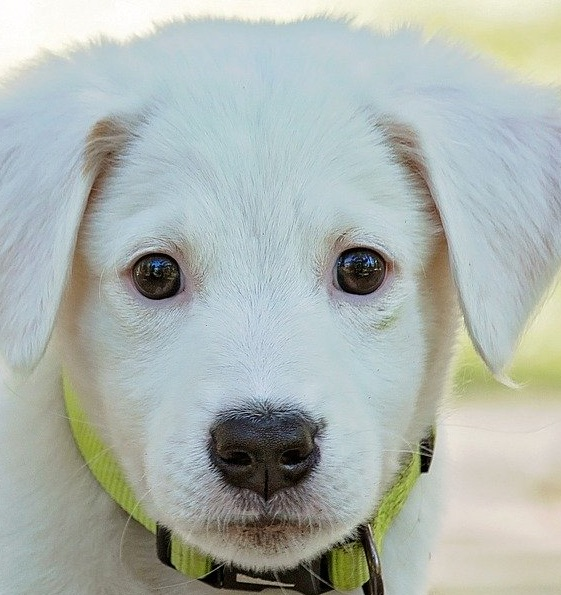
#> input picture cara.jpg, 561 x 595 px
$ python Contorno_de_imagen.py
#> lines starting #> are read from the running program, lines starting #| are printed output that depends on the picture; after the words box and inside, x2 and y2 are one past the last pixel; in counts of white or black regions, pixels touching at a corner belong together
# -*- coding: utf-8 -*-
"""
Created on Tue Jul 28 16:59:43 2020

@author: darub
"""

import numpy as np
import matplotlib.pyplot as plt
import cv2

cara = cv2.imread('cara.jpg')
#> cara is the input picture: shape (595, 561, 3); mean B, G, R 175.3, 180.7, 172.7
cara = cv2.cvtColor(cara, cv2.COLOR_BGR2RGB)
plt.imshow(cara)

# selecionar los valores de 100
contorno = cv2.Canny(cara,threshold1=100, threshold2=100)
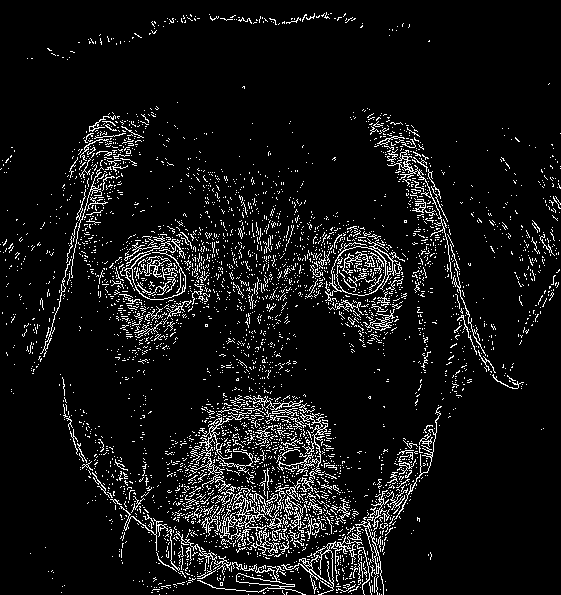
#> contorno: shape (595, 561); 7.4% white in thin lines or dots
plt.imshow(contorno)

# suavizar la imagen
cara = cv2.blur(cara, ksize=(5,5))
plt.imshow(cara)
contorno = cv2.Canny(cara,threshold1=100, threshold2=100)
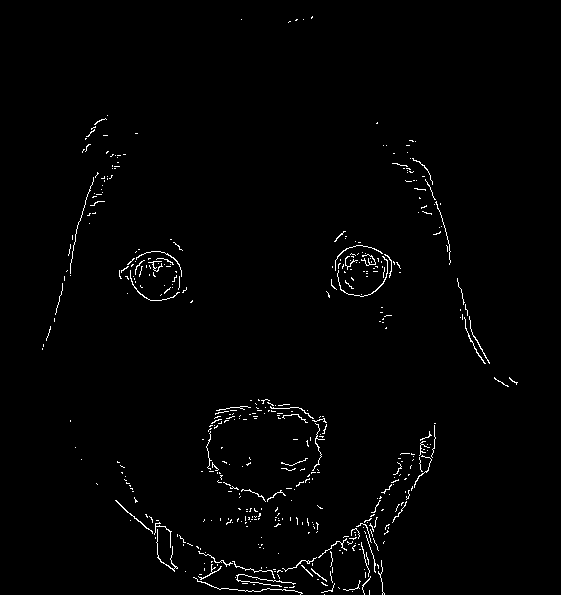
#> contorno: shape (595, 561); 1.3% white in thin lines or dots, all inside (x1, y1, x2, y2) = (42, 16, 518, 595)
plt.imshow(contorno)


mano = cv2.imread('mano.jpg')
#> (the run stopped early here; a loop or call above may not have finished)

$ run again, with perro.jpg copied over cara.jpg
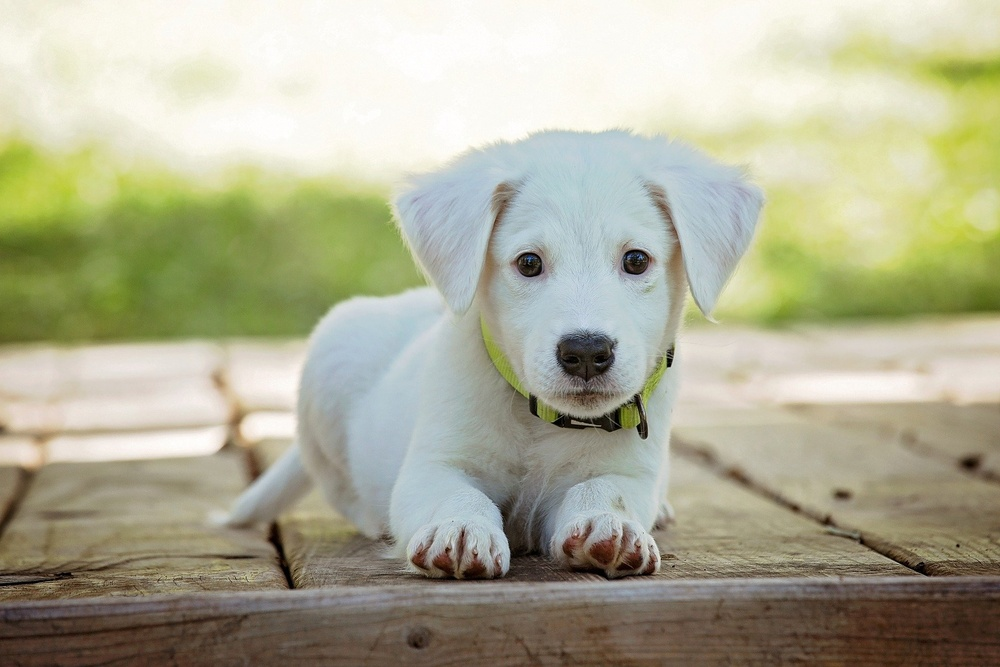
#> input picture perro.jpg, 1000 x 667 px, shrunk from 1920 x 1280 before the run
#> cara is the input picture: shape (667, 1000, 3); mean B, G, R 149.2, 174, 174.7
#> `contorno = cv2.Canny(cara,threshold1=100, threshold2=100)`:
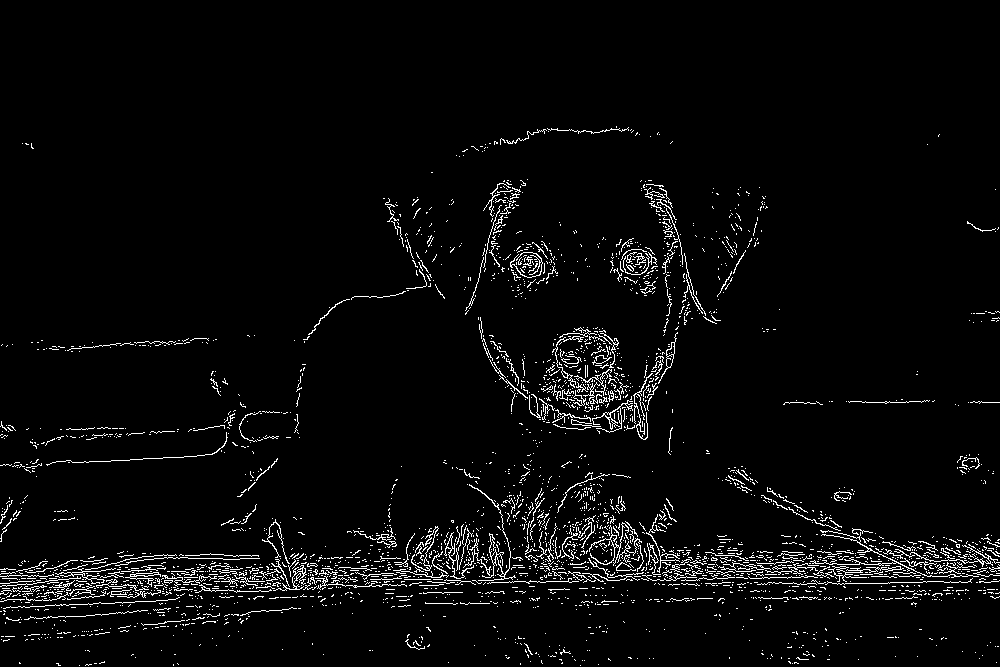
#> contorno: shape (667, 1000); 3.7% white in thin lines or dots, all inside (x1, y1, x2, y2) = (0, 126, 1000, 666)
#> `contorno = cv2.Canny(cara,threshold1=100, threshold2=100)`:
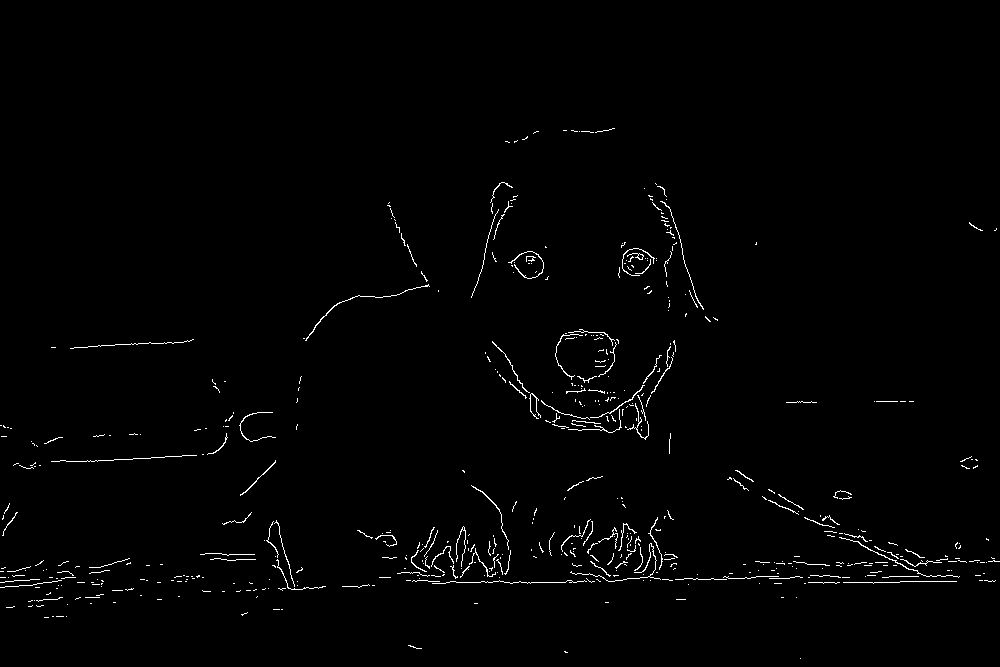
#> contorno: shape (667, 1000); 1.2% white in thin lines or dots, all inside (x1, y1, x2, y2) = (0, 128, 1000, 659)
